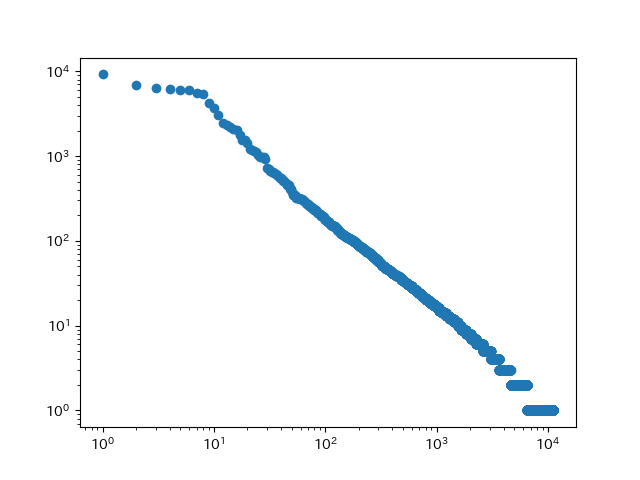

Generate this figure with Python:
import matplotlib.pyplot as plt
import japanize_matplotlib

from problem30 import parse
from problem35 import calc_word_frequency


if __name__ == '__main__':
    filename = 'neko.txt.mecab'
    with open(filename, 'r') as f:
        data = f.read()

    parsed_sentences = parse(data)
    word_freqs = calc_word_frequency(parsed_sentences)
    freqs = [freq for word, freq in word_freqs]
    plt.scatter(x=range(1, len(freqs) + 1), y=freqs)
    plt.xscale('log')
    plt.yscale('log')
    plt.savefig('./problem39.png')
